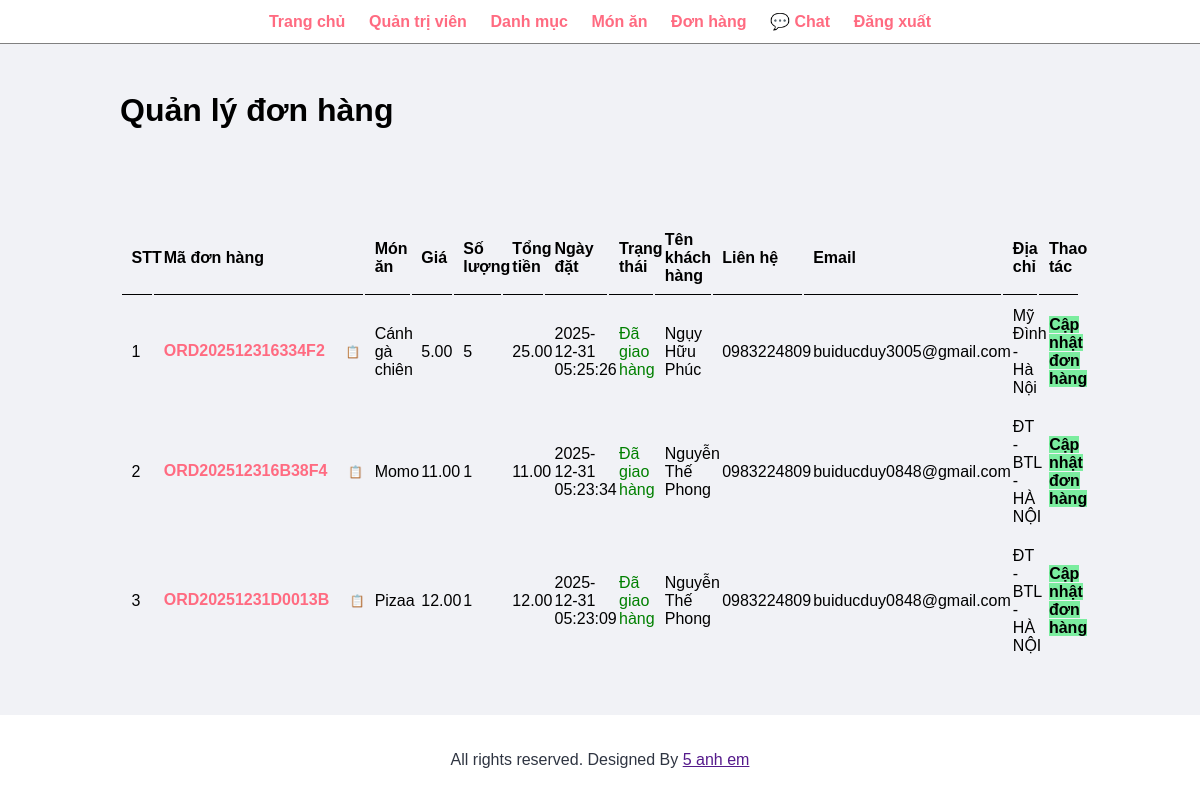
Page /admin/manage-order.php (signed in) on the committed database.
### tables this page shows
CREATE TABLE `tbl_order` (
  `id` int(10) UNSIGNED NOT NULL,
  `order_code` varchar(20) DEFAULT NULL,
  `user_id` int(10) UNSIGNED DEFAULT NULL,
  `food` varchar(150) NOT NULL,
  `price` decimal(10,2) NOT NULL,
  `qty` int(11) NOT NULL,
  `total` decimal(10,2) NOT NULL,
  `order_date` datetime NOT NULL,
  `status` varchar(50) NOT NULL,
  `customer_name` varchar(150) NOT NULL,
  `customer_contact` varchar(20) NOT NULL,
  `customer_email` varchar(150) NOT NULL,
  `customer_address` varchar(255) NOT NULL
);

### admin/manage-order.php (the view, shortened to what this page needs)
<?php include('partials/menu.php'); ?>
<div class = "main-content">
     <div class = "wrapper">
        <h1>Quản lý đơn hàng</h1>
               <br /><br /><br />
              <br><br>
               <table class="tbl-full">
                <tr>
                    <th>STT</th>
                    <th>Mã đơn hàng</th>
                    <th>Món ăn</th>
                    <th>Giá</th>
                    <th>Số lượng</th>
                    <th>Tổng tiền</th>
                    <th>Ngày đặt</th>
                    <th>Trạng thái</th>
                    <th>Tên khách hàng</th>
                    <th>Liên hệ</th>
                    <th>Email</th>
                    <th>Địa chỉ</th>
                    <th>Thao tác</th>
                </tr>
                <?php
                    $sql = "SELECT * FROM tbl_order ORDER BY id DESC";
                    $res = mysqli_query($conn, $sql);
                    $count = mysqli_num_rows($res);
                    $sn = 1;
                    if($count>0){
                        while($row=mysqli_fetch_assoc($res)){
                            $id = $row['id'];
                            $order_code = isset($row['order_code']) ? $row['order_code'] : 'N/A';
                            $food = $row['food'];
                            $price = $row['price'];
                            $qty = $row['qty'];
                            $total = $row['total'];
                            $order_date = $row['order_date'];
                            $status = $row['status'];
                            $customer_name = $row['customer_name'];
                            $customer_contact = $row['customer_contact'];
                            $customer_email = $row['customer_email'];
                            $customer_address = $row['customer_address'];
                            ?>
                                <tr>
                                   <td><?php echo $sn++; ?></td>
                                   <td style="white-space: nowrap;">
                                       <strong style="color: #ff6b81;"><?php echo htmlspecialchars($order_code); ?></strong>
                                       <?php if($order_code != 'N/A'): ?>
                                       <button onclick="copyOrderCode('<?php echo htmlspecialchars($order_code); ?>')"
                                               style="margin-left: 8px; padding: 3px 8px; background: #f1f2f6; border: none; border-radius: 3px; cursor: pointer; font-size: 12px; display: inline-block; vertical-align: middle;"
                                               title="Copy mã đơn hàng">
                                           📋
                                       </button>
                                       <?php endif; ?>
                                   </td>
                                   <td><?php echo $food; ?></td>
                                   <td><?php echo $price; ?></td>
                                   <td><?php echo $qty; ?></td>
                                   <td><?php echo $total; ?></td>
                                   <td><?php echo $order_date; ?></td>
                                   <td>
                                       <?php
                                           if($status == "Ordered"){
                                              echo"<lable>Đã đặt hàng</lable>";
                                           }
                                           elseif($status=="On Delivery"){
                                              echo"<lable style='color: orange;'>Đang giao hàng</lable>";
                                           }
                                           elseif($status=="Delivered"){
                                            echo"<lable style='color: green;'>Đã giao hàng</lable>";
                                           }
                                           elseif($status=="Cancelled"){
                                            echo"<lable style='color: red;'>Đã hủy</lable>";
                                           }
                                       ?>
                                   </td>
                                   <td><?php echo $customer_name; ?></td>
                                   <td><?php echo $customer_contact; ?></td>
                                   <td><?php echo $customer_email; ?></td>
                                   <td><?php echo $customer_address; ?></td>
                                   <td>
                                       <a href = "<?php echo SITEURL; ?>admin/update-order.php?id=<?php echo $id ?>" class = "btn-secondary">Cập nhật đơn hàng</a>
                                   </td>
                                </tr>
                            <?php
                        }
                    }
                    else{
                        echo "<tr><td colspan='13' class='error'>Chưa có đơn hàng nào</td></tr>";
                    }
                ?>
               </table>
    </div>
</div>
<?php include('partials/footer.php') ?>

### css/admin.css (style rules this page uses)
* { margin: 0; padding: 0; font-family: Arial, Helvetica, sans-serif; }
.wrapper { padding: 1%; width: 80%; margin: 0 auto; }
.tbl-full { width: 100%; }
table tr th { border-bottom: 1px solid black; padding: 1%; text-align: left; }
table tr td { padding: 1%; }
.btn-secondary { background-color: #7bed9f; padding: 1%; color: black; text-decoration: none; font-weight: bold; }
.main-content { background-color: #f1f2f6; padding: 3% 0; }

### rows in the picture
tbl_order: order_code "ORD202512316334F2", food "Cánh gà chiên", price "5.00", qty "5", total "25.00", order_date "2025-12-31 05:25:26", status "Đã giao hàng", customer_name "Ngụy Hữu Phúc", customer_contact "0983224809", customer_email "buiducduy3005@gmail.com", customer_address "Mỹ Đình - Hà Nội"
tbl_order: order_code "ORD202512316B38F4", food "Momo", price "11.00", qty "1", total "11.00", order_date "2025-12-31 05:23:34", status "Đã giao hàng", customer_name "Nguyễn Thế Phong", customer_contact "0983224809", customer_email "buiducduy0848@gmail.com", customer_address "ĐT - BTL - HÀ NỘI"
tbl_order: order_code "ORD20251231D0013B", food "Pizaa", price "12.00", qty "1", total "12.00", order_date "2025-12-31 05:23:09", status "Đã giao hàng", customer_name "Nguyễn Thế Phong", customer_contact "0983224809", customer_email "buiducduy0848@gmail.com", customer_address "ĐT - BTL - HÀ NỘI"
